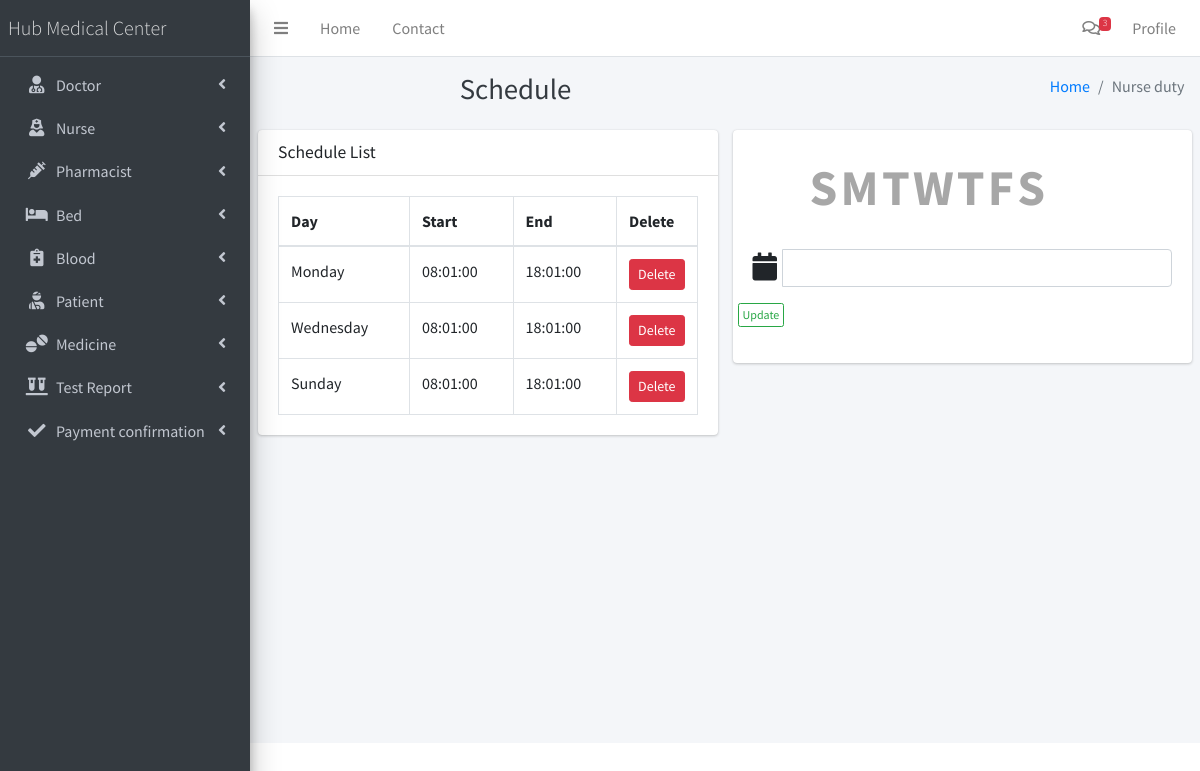
Screenshot of /admin/nurseschedule.php?id=4 (signed in) with the database file from the repository.
### tables this page shows
CREATE TABLE `nurse_duty` (
  `id` int(11) NOT NULL,
  `nurse_id` int(11) NOT NULL,
  `day_id` int(11) NOT NULL,
  `start` time NOT NULL,
  `end` time NOT NULL
);

### admin/nurseschedule.php (the view, shortened to what this page needs)
<!DOCTYPE html>
<html>
<head>
  <link rel="stylesheet" href="../plugins/fontawesome-free/css/all.min.css">
  <link rel="stylesheet" href="./assets/style.css">
  <link rel="stylesheet" href="https://code.ionicframework.com/ionicons/2.0.1/css/ionicons.min.css">
  <link rel="stylesheet" href="../plugins/tempusdominus-bootstrap-4/css/tempusdominus-bootstrap-4.min.css">
  <link rel="stylesheet" href="../plugins/icheck-bootstrap/icheck-bootstrap.min.css">
  <link rel="stylesheet" href="../plugins/jqvmap/jqvmap.min.css">
    <link rel="stylesheet" href="../plugins/datatables-bs4/css/dataTables.bootstrap4.css">
  <link rel="stylesheet" href="../dist/css/adminlte.min.css">
  <link rel="stylesheet" href="../plugins/overlayScrollbars/css/OverlayScrollbars.min.css">
  <link rel="stylesheet" href="../plugins/daterangepicker/daterangepicker.css">
  <link rel="stylesheet" href="../plugins/summernote/summernote-bs4.css">
</head>
<body class="hold-transition sidebar-mini layout-fixed">
<div class="wrapper">
 <?php
 include_once("layout/header.php");
 include_once("layout/sidebar.php");
 $id=$_GET["id"];
$sql="SELECT case when day_id=0 then 'Monday' when day_id=1 then 'Tuesday' when day_id=2 then 'Wednesday' when day_id=3 then 'Thursday' when day_id=4 then 'Friday' when day_id=5 then 'Saturday' when day_id=6 then 'Sunday' end AS day,start,end,id FROM nurse_duty where nurse_id=".$id."  order by day_id";
$result=mysqli_query($con,$sql);
 ?>
  <div class="content-wrapper">
    <div class="content-header">
      <div class="container-fluid">
        <div class="row mb-2">
          <div class="col-sm-6">
            <h1 class="m-0 text-dark">Schedule</h1>
          </div>
          <div class="col-sm-6">
            <ol class="breadcrumb float-sm-right">
              <li class="breadcrumb-item"><a href="#">Home</a></li>
              <li class="breadcrumb-item active">Nurse duty</li>
            </ol>
          </div>
        </div>
      </div>
    </div>
    <section class="content">
    <div class="row">
      <div class="col-md-6">
        <div class="card">
              <div class="card-header">
                <h3 class="card-title">Schedule List</h3>
              </div>
              <div class="card-body">
                <table class="table table-bordered">
                  <thead>
                    <tr>
                      <th>Day</th>
                      <th>Start</th>
                      <th>End</th>
                      <th style="width: 40px">Delete</th>
                    </tr>
                  </thead>
                  <tbody>
                    <?php
                    while($res=mysqli_fetch_array($result)){
                      ?>
                      <tr>
                        <td><?=$res["day"]?></td>
                        <td><?=$res["start"]?></td>
                        <td><?=$res["end"]?></td>
                        <td><a class="btn btn-danger btn-sm" href="deletenurseschedule.php?id=<?=$res["id"]?>&nurse=<?=$id?>">Delete</a></td>
                      </tr>
                      <?php
                    }
                    ?>
                  </tbody>
                </table>
              </div>
            </div>
      </div>
      <div class="col-md-6">
        <form role="form" method="POST" action="">
            <div class="card">
              <div class="card-body">
                      <div class="row">
                <div class="form-group">
                    <div class="dowPicker">
                        <div class="dowPickerOption">
                            <label for="dow1">S</label>
                        </div>
                        <div class="dowPickerOption">
                            <label for="dow2">M</label>
                        </div>
                        <div class="dowPickerOption">
                            <label for="dow3">T</label>
                        </div>
                        <div class="dowPickerOption">
                            <label for="dow4">W</label>
                        </div>
                        <div class="dowPickerOption">
                            <label for="dow5">T</label>
                        </div>
                        <div class="dowPickerOption">
                            <label for="dow6">F</label>
                        </div>
                        <div class="dowPickerOption">
                            <label for="dow7">S</label>
                        </div>
                    </div>
                </div>
                <div class="form-group col-md-12">
                    <div id="datetimepickerDate" class="input-group timerange">
                        <span class="input-group-addon" style="">
                            <i style="font-size:28px;margin-top:4px;" aria-hidden="true" class="fa fa-4 fa-calendar"></i>
                        </span>
                        <input style="margin-left:5px"  class="form-control" type="text" name="range">
                    </div>
                </div>
                <div class="row" style="width:100%">
                  <div class="form-group">
                    <input type="submit" class="btn btn-block btn-outline-success btn-xs" value="Update">
                  </div>
                </div>
            </div>
                </div>
            </div>
         </form>
      </div>
    </div>
    </section>
  </div>
</div>
</body>
</html>

### admin/assets/style.css (style rules this page uses)
h1 { color: #464646; width: 500px; margin: 0 auto; text-align: center; }
.dowPicker { width: 300px; margin: 0 auto; text-align: right; }
.dowPicker .dowPickerOption { display: inline-block; position: relative; }
.dowPicker .dowPickerOption label { font-size: 50px; color: #A7A7A7; cursor: pointer; }

### rows the page displays
nurse_duty: day "Monday", start "08:01:00", end "18:01:00"
nurse_duty: day "Wednesday", start "08:01:00", end "18:01:00"
nurse_duty: day "Sunday", start "08:01:00", end "18:01:00"
